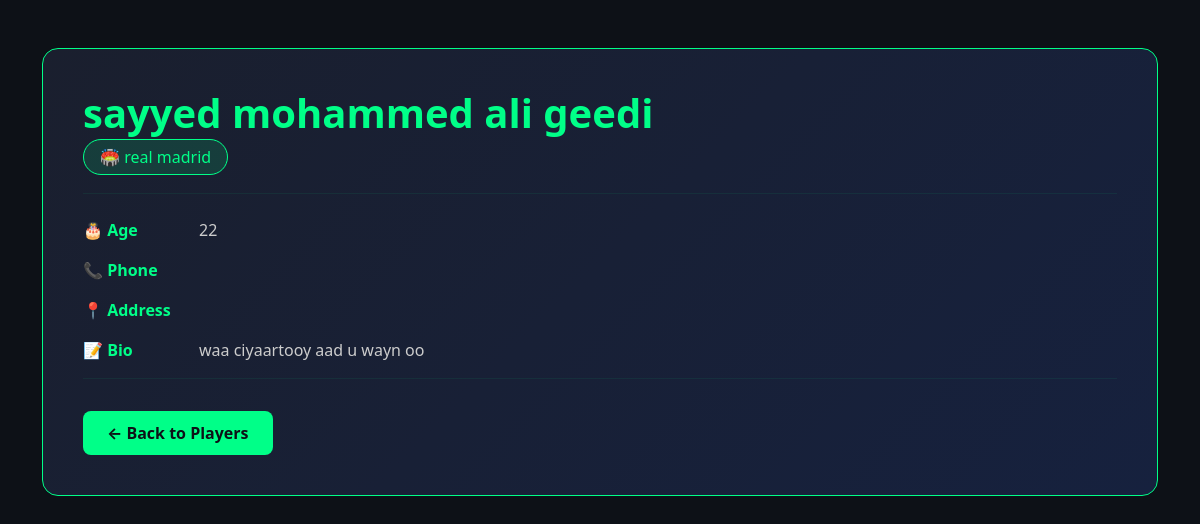
/player/1/, run on an earlier commit of the app's database.
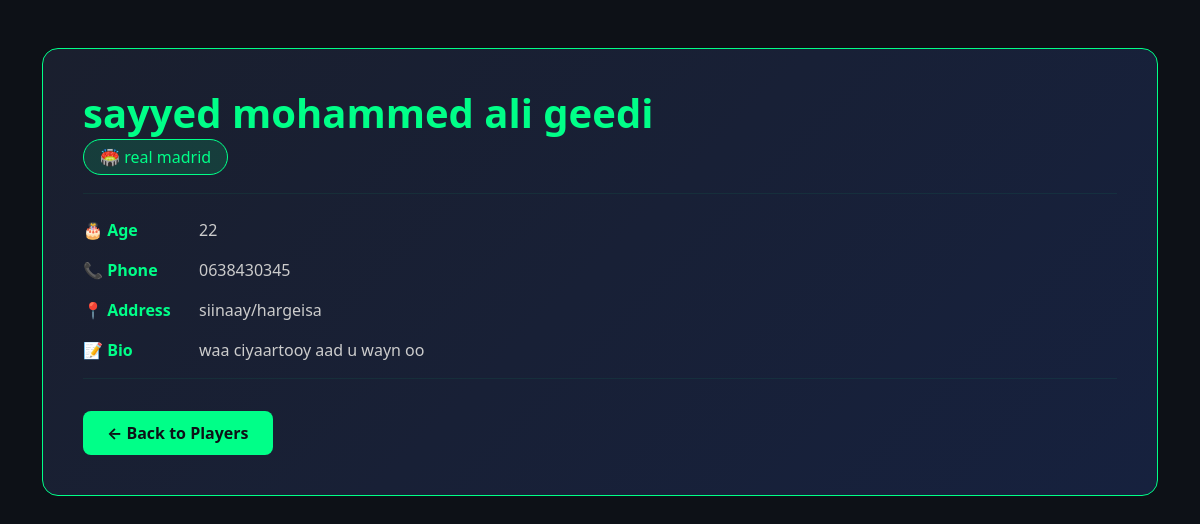
And on a later commit of the database.
### players/models.py (models this page shows, shortened)
class Player(models.Model):
    name=models.CharField(max_length=100)
    team=models.CharField(max_length=100)
    phone=models.CharField(max_length=20)
    xaafadd=models.CharField(max_length=100)
    age=models.IntegerField()
    bio=models.TextField()

### players/views.py (the view)
# urls.py: path("player/<int:pk>/", views.player_detail, name="player_detail"),
def player_detail(request , pk):
    player=Player.objects.get(id=pk)
    return render (request,"players/player_detail.html",{"player": player})

### players/templates/players/player_detail.html (shortened to what this page needs)
<!doctype html>
<html lang="en">
  <head>
    <link
      href="https://cdn.jsdelivr.net/npm/bootstrap@5.3.0/dist/css/bootstrap.min.css"
      rel="stylesheet"
    />
  </head>
  <body>
    <div class="container py-5">
      <div class="profile-card">
        <div class="mb-4">
          <h1 class="player-name">{{ player.name }}</h1>
          <span class="badge-team">🏟️ {{ player.team }}</span>
        </div>
        <hr style="border-color: #00ff8844" />
        <div class="d-flex flex-column gap-3 mt-4">
          <div class="d-flex gap-3">
            <span class="info-label">🎂 Age</span>
            <span class="info-value">{{ player.age }}</span>
          </div>
          <div class="d-flex gap-3">
            <span class="info-label">📞 Phone</span>
            <span class="info-value">{{ player.phone }}</span>
          </div>
          <div class="d-flex gap-3">
            <span class="info-label">📍 Address</span>
            <span class="info-value">{{ player.xaafadd }}</span>
          </div>
          <div class="d-flex gap-3">
            <span class="info-label">📝 Bio</span>
            <span class="info-value">{{ player.bio }}</span>
          </div>
        </div>
        <hr style="border-color: #00ff8844" />
        <a href="{% url 'players' %}" class="back-btn mt-3 d-inline-block">
          ← Back to Players
        </a>
      </div>
    </div>
  </body>
</html>

What changed in the data, as far as the page shows it:
changed Player "sayyed mohammed ali geedi": phone (not shown) → "0638430345"; xaafadd (not shown) → "siinaay/hargeisa"
